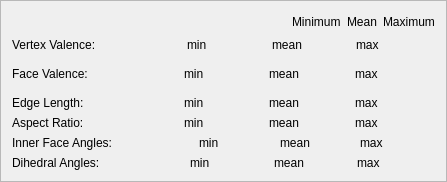
           <widget class="QFrame" name="frame_3">
            <property name="frameShape">
             <enum>QFrame::StyledPanel</enum>
            </property>
            <property name="frameShadow">
             <enum>QFrame::Raised</enum>
            </property>
            <layout class="QVBoxLayout" name="verticalLayout_9">
             <item>
              <layout class="QHBoxLayout" name="horizontalLayout_21">
               <item>
                <spacer name="horizontalSpacer_11">
                 <property name="orientation">
                  <enum>Qt::Horizontal</enum>
                 </property>
                 <property name="sizeType">
                  <enum>QSizePolicy::Fixed</enum>
                 </property>
                 <property name="sizeHint" stdset="0">
                  <size>
                   <width>280</width>
                   <height>20</height>
                  </size>
                 </property>
                </spacer>
               </item>
               <item>
                <widget class="QLabel" name="label_15">
                 <property name="text">
                  <string>Minimum</string>
                 </property>
                </widget>
               </item>
               <item>
                <widget class="QLabel" name="label_28">
                 <property name="text">
                  <string>Mean</string>
                 </property>
                </widget>
               </item>
               <item>
                <widget class="QLabel" name="label_27">
                 <property name="text">
                  <string>Maximum</string>
                 </property>
                </widget>
               </item>
              </layout>
             </item>
             <item>
              <layout class="QHBoxLayout" name="horizontalLayout">
               <item>
                <widget class="QLabel" name="label_14">
                 <property name="font">
                  <font>
                   <weight>50</weight>
                   <bold>false</bold>
                  </font>
                 </property>
                 <property name="text">
                  <string>Vertex Valence:</string>
                 </property>
                </widget>
               </item>
               <item>
                <widget class="QLabel" name="verticesIcon_2">
                 <property name="text">
                  <string/>
                 </property>
                 <property name="pixmap">
                  <pixmap resource="Plugin-InfoMeshObject.qrc">:/Plugin-InfoMeshObject/dialogIcons/info_valence.png</pixmap>
                 </property>
                </widget>
               </item>
               <item>
                <widget class="QLabel" name="valenceMin">
                 <property name="font">
                  <font>
                   <weight>50</weight>
                   <bold>false</bold>
                  </font>
                 </property>
                 <property name="text">
                  <string>min</string>
                 </property>
                </widget>
               </item>
               <item>
                <widget class="QLabel" name="valenceMean">
                 <property name="font">
                  <font>
                   <weight>50</weight>
                   <bold>false</bold>
                  </font>
                 </property>
                 <property name="text">
                  <string>mean</string>
                 </property>
                </widget>
               </item>
               <item>
                <widget class="QLabel" name="valenceMax">
                 <property name="font">
                  <font>
                   <weight>50</weight>
                   <bold>false</bold>
                  </font>
                 </property>
                 <property name="text">
                  <string>max</string>
                 </property>
                </widget>
               </item>
              </layout>
             </item>
             <item>
              <layout class="QHBoxLayout" name="horizontalLayout_23">
               <item>
                <widget class="QLabel" name="label_16">
                 <property name="font">
                  <font>
                   <weight>50</weight>
                   <bold>false</bold>
                  </font>
                 </property>
                 <property name="text">
                  <string>Face Valence:</string>
                 </property>
                </widget>
               </item>
               <item>
                <widget class="QLabel" name="verticesIcon_7">
                 <property name="minimumSize">
                  <size>
                   <width>0</width>
                   <height>32</height>
                  </size>
                 </property>
                 <property name="text">
                  <string/>
                 </property>
                </widget>
               </item>
               <item>
                <widget class="QLabel" name="faceValenceMin">
                 <property name="font">
                  <font>
                   <weight>50</weight>
                   <bold>false</bold>
                  </font>
                 </property>
                 <property name="text">
                  <string>min</string>
                 </property>
                </widget>
               </item>
               <item>
                <widget class="QLabel" name="faceValenceMean">
                 <property name="font">
                  <font>
                   <weight>50</weight>
                   <bold>false</bold>
                  </font>
                 </property>
                 <property name="text">
                  <string>mean</string>
                 </property>
                </widget>
               </item>
               <item>
                <widget class="QLabel" name="faceValenceMax">
                 <property name="font">
                  <font>
                   <weight>50</weight>
                   <bold>false</bold>
                  </font>
                 </property>
                 <property name="text">
                  <string>max</string>
                 </property>
                </widget>
               </item>
              </layout>
             </item>
             <item>
              <layout class="QHBoxLayout" name="horizontalLayout_17">
               <item>
                <widget class="QLabel" name="label_32">
                 <property name="font">
                  <font>
                   <weight>50</weight>
                   <bold>false</bold>
                  </font>
                 </property>
                 <property name="text">
                  <string>Edge Length:</string>
                 </property>
                </widget>
               </item>
               <item>
                <widget class="QLabel" name="verticesIcon_3">
                 <property name="text">
                  <string/>
                 </property>
                 <property name="pixmap">
                  <pixmap resource="Plugin-InfoMeshObject.qrc">:/Plugin-InfoMeshObject/dialogIcons/info_edge.png</pixmap>
                 </property>
                </widget>
               </item>
               <item>
                <widget class="QLabel" name="edgeMin">
                 <property name="font">
                  <font>
                   <weight>50</weight>
                   <bold>false</bold>
                  </font>
                 </property>
                 <property name="text">
                  <string>min</string>
                 </property>
                </widget>
               </item>
               <item>
                <widget class="QLabel" name="edgeMean">
                 <property name="font">
                  <font>
                   <weight>50</weight>
                   <bold>false</bold>
                  </font>
                 </property>
                 <property name="text">
                  <string>mean</string>
                 </property>
                </widget>
               </item>
               <item>
                <widget class="QLabel" name="edgeMax">
                 <property name="font">
                  <font>
                   <weight>50</weight>
                   <bold>false</bold>
                  </font>
                 </property>
                 <property name="text">
                  <string>max</string>
                 </property>
                </widget>
               </item>
              </layout>
             </item>
             <item>
              <layout class="QHBoxLayout" name="horizontalLayout_18">
               <item>
                <widget class="QLabel" name="label_36">
                 <property name="font">
                  <font>
                   <weight>50</weight>
                   <bold>false</bold>
                  </font>
                 </property>
                 <property name="text">
                  <string>Aspect Ratio:</string>
                 </property>
                </widget>
               </item>
               <item>
                <widget class="QLabel" name="verticesIcon_4">
                 <property name="text">
                  <string/>
                 </property>
                 <property name="pixmap">
                  <pixmap resource="Plugin-InfoMeshObject.qrc">:/Plugin-InfoMeshObject/dialogIcons/info_aspect.png</pixmap>
                 </property>
                </widget>
               </item>
               <item>
                <widget class="QLabel" name="aspectMin">
                 <property name="font">
                  <font>
                   <weight>50</weight>
                   <bold>false</bold>
                  </font>
                 </property>
                 <property name="text">
                  <string>min</string>
                 </property>
                </widget>
               </item>
               <item>
                <widget class="QLabel" name="aspectMean">
                 <property name="font">
                  <font>
                   <weight>50</weight>
                   <bold>false</bold>
                  </font>
                 </property>
                 <property name="text">
                  <string>mean</string>
                 </property>
                </widget>
               </item>
               <item>
                <widget class="QLabel" name="aspectMax">
                 <property name="font">
                  <font>
                   <weight>50</weight>
                   <bold>false</bold>
                  </font>
                 </property>
                 <property name="text">
                  <string>max</string>
                 </property>
                </widget>
               </item>
              </layout>
             </item>
             <item>
              <layout class="QHBoxLayout" name="horizontalLayout_19">
               <item>
                <widget class="QLabel" name="label_40">
                 <property name="font">
                  <font>
                   <weight>50</weight>
                   <bold>false</bold>
                  </font>
                 </property>
                 <property name="text">
                  <string>Inner Face Angles:</string>
                 </property>
                </widget>
               </item>
               <item>
                <widget class="QLabel" name="verticesIcon_5">
                 <property name="text">
                  <string/>
                 </property>
                 <property name="pixmap">
                  <pixmap resource="Plugin-InfoMeshObject.qrc">:/Plugin-InfoMeshObject/dialogIcons/info_angle.png</pixmap>
                 </property>
                </widget>
               </item>
               <item>
                <widget class="QLabel" name="angleMin">
                 <property name="font">
                  <font>
                   <weight>50</weight>
                   <bold>false</bold>
                  </font>
                 </property>
                 <property name="text">
                  <string>min</string>
                 </property>
                </widget>
               </item>
               <item>
                <widget class="QLabel" name="angleMean">
                 <property name="font">
                  <font>
                   <weight>50</weight>
                   <bold>false</bold>
                  </font>
                 </property>
                 <property name="text">
                  <string>mean</string>
                 </property>
                </widget>
               </item>
               <item>
                <widget class="QLabel" name="angleMax">
                 <property name="font">
                  <font>
                   <weight>50</weight>
                   <bold>false</bold>
                  </font>
                 </property>
                 <property name="text">
                  <string>max</string>
                 </property>
                </widget>
               </item>
              </layout>
             </item>
             <item>
              <layout class="QHBoxLayout" name="horizontalLayout_20">
               <item>
                <widget class="QLabel" name="label_44">
                 <property name="font">
                  <font>
                   <weight>50</weight>
                   <bold>false</bold>
                  </font>
                 </property>
                 <property name="text">
                  <string>Dihedral Angles:</string>
                 </property>
                </widget>
               </item>
               <item>
                <widget class="QLabel" name="verticesIcon_6">
                 <property name="text">
                  <string/>
                 </property>
                 <property name="pixmap">
                  <pixmap resource="Plugin-InfoMeshObject.qrc">:/Plugin-InfoMeshObject/dialogIcons/info_dihedral.png</pixmap>
                 </property>
                </widget>
               </item>
               <item>
                <widget class="QLabel" name="dihedralMin">
                 <property name="font">
                  <font>
                   <weight>50</weight>
                   <bold>false</bold>
                  </font>
                 </property>
                 <property name="text">
                  <string>min</string>
                 </property>
                </widget>
               </item>
               <item>
                <widget class="QLabel" name="dihedralMean">
                 <property name="font">
                  <font>
                   <weight>50</weight>
                   <bold>false</bold>
                  </font>
                 </property>
                 <property name="text">
                  <string>mean</string>
                 </property>
                </widget>
               </item>
               <item>
                <widget class="QLabel" name="dihedralMax">
                 <property name="font">
                  <font>
                   <weight>50</weight>
                   <bold>false</bold>
                  </font>
                 </property>
                 <property name="text">
                  <string>max</string>
                 </property>
                </widget>
               </item>
              </layout>
             </item>
            </layout>
           </widget>
